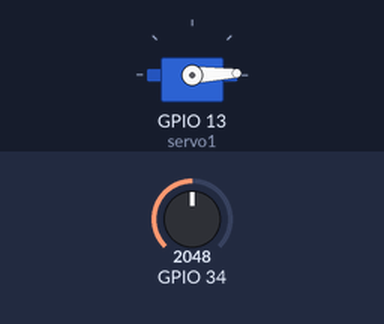
Bench run of a sketch on a simulated ESP32. On the bench: servo. The test bench sets the inputs (shaded band); at power-on: GPIO 34 = 2048. What the sketch prints to the serial monitor is not drawn.

Above: at 1.2 s.
1.3 s: GPIO 34 set to 674
2.8 s: GPIO 34 set to 582
Timing chart, 0 to 58.3 s (numbered marks = the images above; inputs shaded):
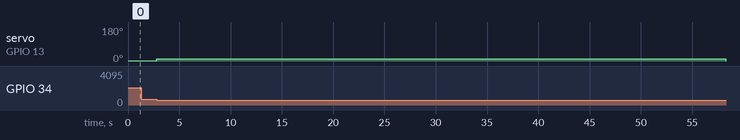

Measured:
- after the input at 2.8 s, servo on GPIO 13 (servo1): 2° → 12° at once, → 2° 55.5 s later

The sketch:

chrome_dino_automated.ino
```cpp
#include <ESP32Servo.h>

Servo servo1;

void setup() {
  Serial.begin(115200);
  servo1.attach(13);
  servo1.write(2);
}

void loop() {
  int x = analogRead(34);
  Serial.println(x);
  if(x<625 ){
    pressSpace();
  }
}

void pressSpace() {
  servo1.write(12);
  delay(20);
  servo1.write(2);
}
```
